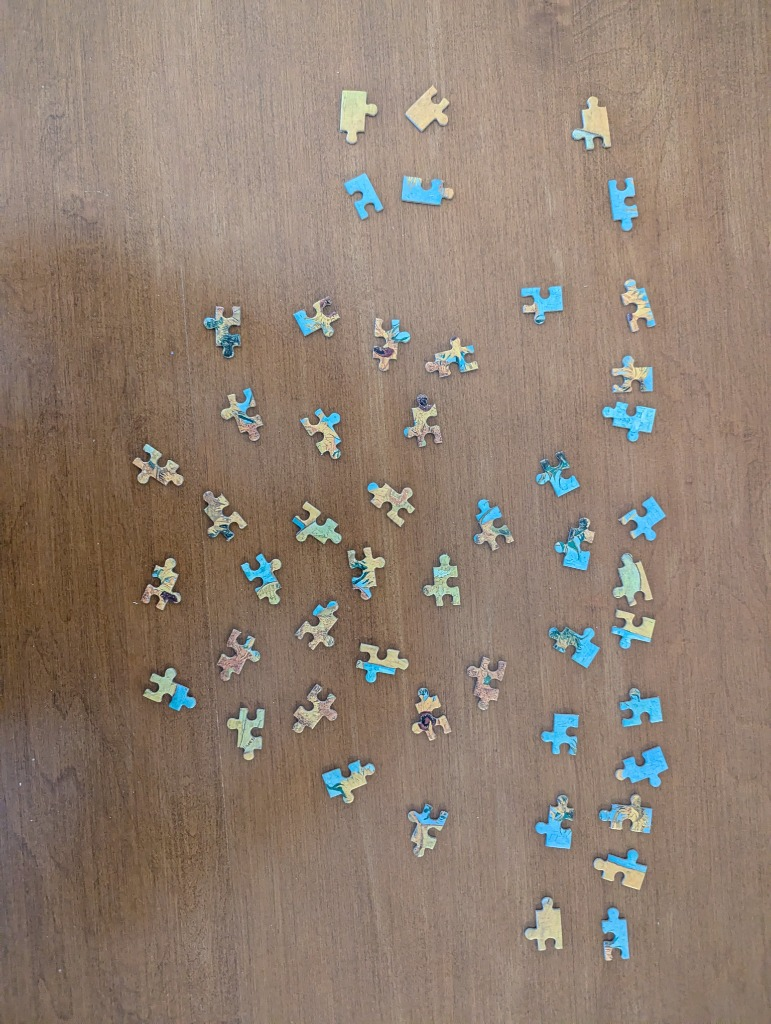
#> input picture puzzle_solver/data/pieces.jpg, 771 x 1024 px
$ python test_shape.py
#> lines starting #> are read from the running program, lines starting #| are printed output that depends on the picture; after the words box and inside, x2 and y2 are one past the last pixel; in counts of white or black regions, pixels touching at a corner belong together
### puzzle_solver/src/image_processing.py
import cv2
import numpy as np
import os

def load_image(path):
    """Loads an image from the specified path."""
#> called with path = 'puzzle_solver/data/pieces.jpg'
    if not os.path.exists(path):
        raise FileNotFoundError(f"Image not found at {path}")
    image = cv2.imread(path)
#> image is the input picture: shape (1024, 771, 3); mean B, G, R 113.9, 127.5, 144.6
    if image is None:
        raise ValueError(f"Failed to load image at {path}")
    return image

# [8 lines left out: function preprocess_for_segmentation, not called in this run]

### puzzle_solver/src/segmentation.py
import cv2
import numpy as np

class PieceDetector:
    def __init__(self, min_area=400, max_area=100000):
        self.min_area = min_area
        self.max_area = max_area

    def detect_pieces(self, image):
        """
        Detects puzzle pieces in the image using a robust Two-Pass Localized Strategy.
        Returns a list of dictionaries, each containing:
        - 'contour': The exact grabbed contour of the piece
        - 'bbox': Bounding box (x, y, w, h)
        - 'image': Cropped image of the piece
        - 'image_alpha': Cropped image of the piece with transparency
        - 'mask': Binary localized mask of the piece
        - 'center': (cx, cy) center of the piece in original image
        """
        # Pass 1: Global Crude Detection
        gray_img = cv2.cvtColor(image, cv2.COLOR_BGR2GRAY)
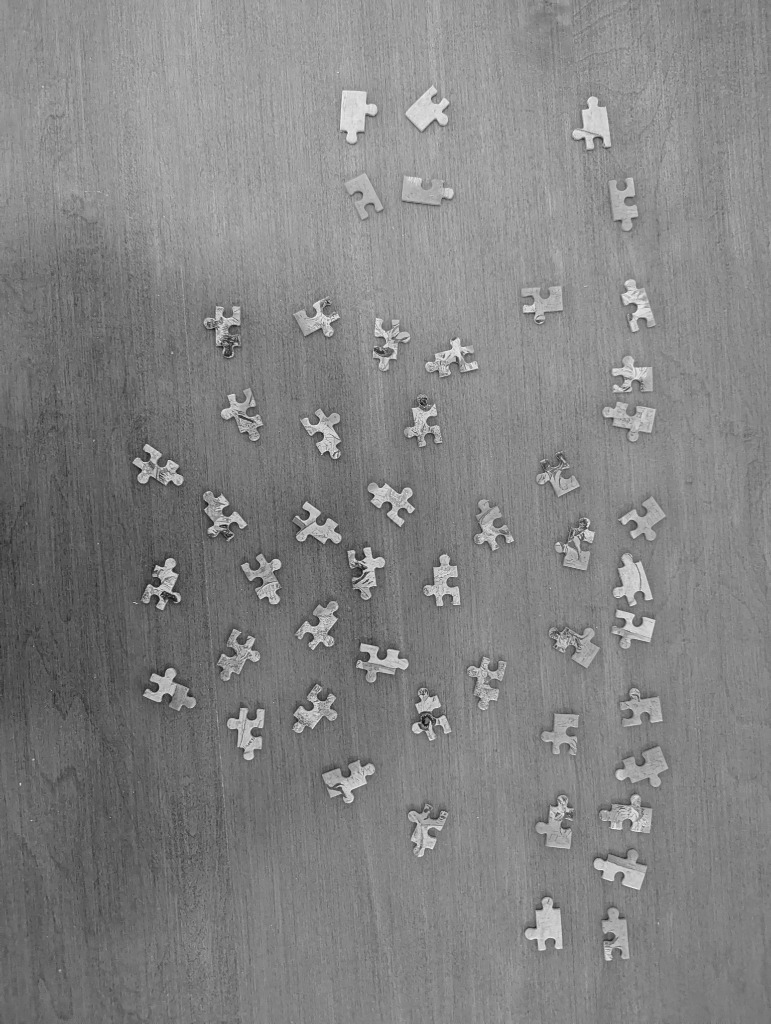
#> gray_img: shape (1024, 771); min 9, max 246, mean 131
        blurred_img = cv2.GaussianBlur(gray_img, (5, 5), 0)

        edges_img = cv2.Canny(blurred_img, 25, 100)
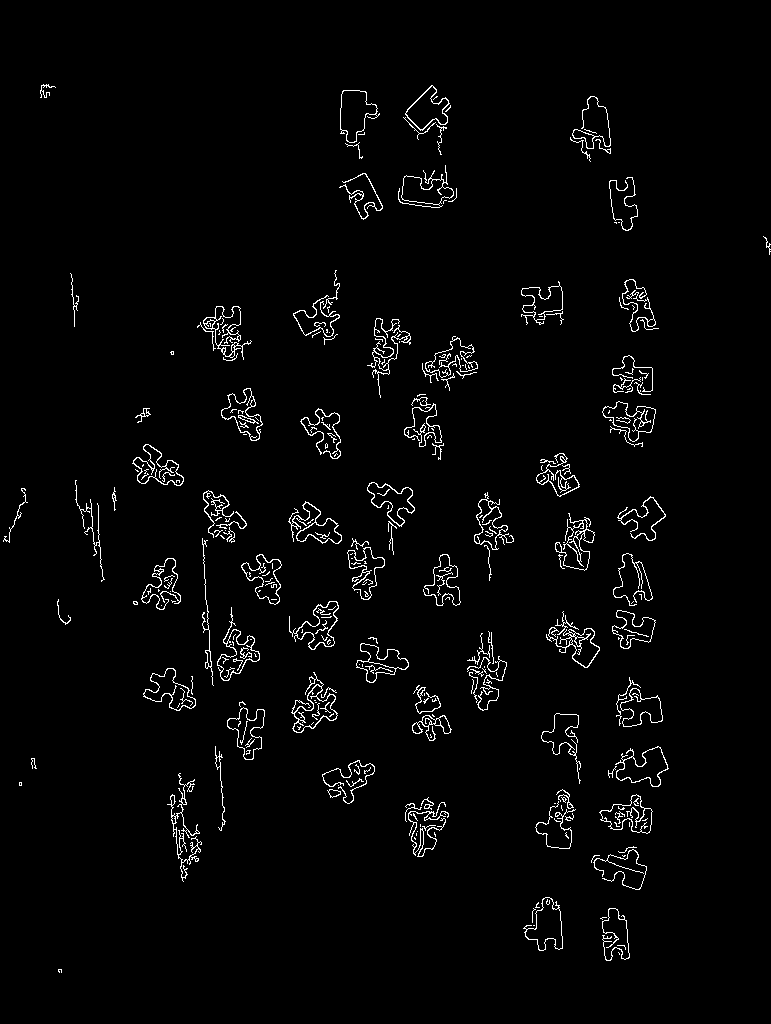
#> edges_img: shape (1024, 771); 2.4% white in thin lines or dots, all inside (x1, y1, x2, y2) = (3, 84, 771, 973)

        # Aggressively seal edges
        kernel = cv2.getStructuringElement(cv2.MORPH_RECT, (3, 3))
        crude_mask = cv2.morphologyEx(edges_img, cv2.MORPH_CLOSE, kernel, iterations=2)
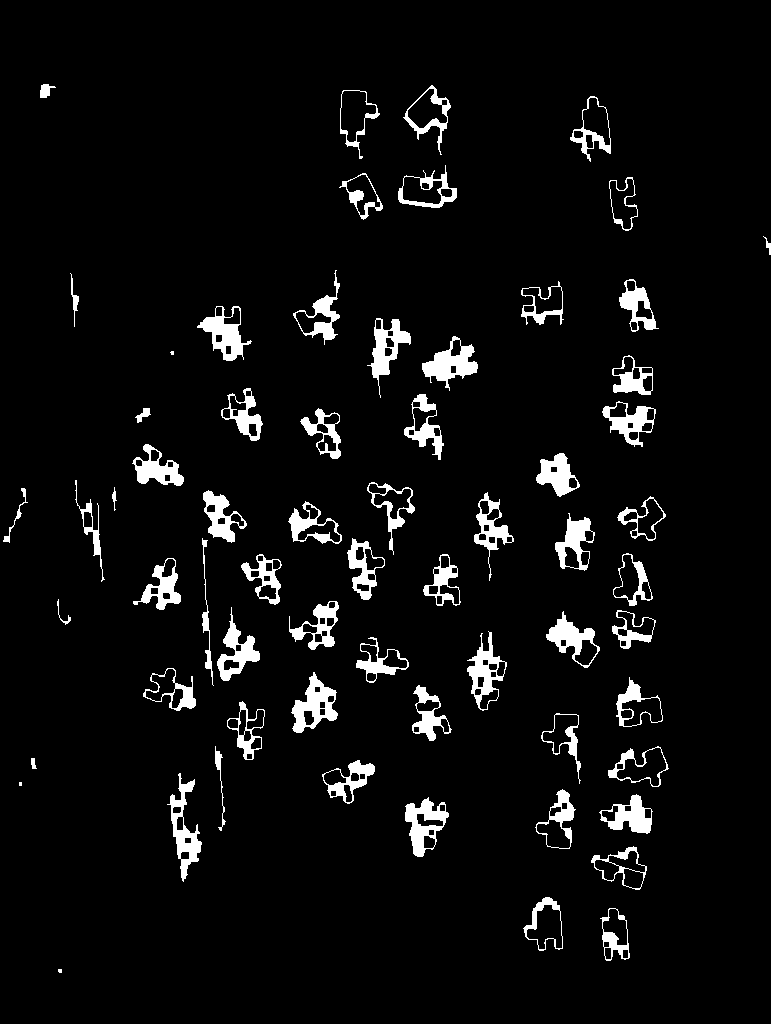
#> crude_mask: shape (1024, 771); 5.2% white; 65 white regions (3 under 20 px)

        contours, _ = cv2.findContours(crude_mask, cv2.RETR_EXTERNAL, cv2.CHAIN_APPROX_SIMPLE)
#> contours = 65 contours, 3 with area under 20; largest, box (x1, y1, x2, y2) and area: (405, 797, 449, 857) 1468, (291, 672, 338, 733) 1447, (467, 631, 507, 711) 1442, (398, 165, 457, 208) 1413, (197, 306, 252, 361) 1377

        # Pass 2: Statistical Outlier Rejection
        candidate_contours = []
        candidate_areas = []
        for cnt in contours:
            area = cv2.contourArea(cnt)
            if area > self.min_area:
                candidate_contours.append(cnt)
                candidate_areas.append(area)
#> this loop made 65 passes
#> area on passes 2, 3, 4, 5, 6, 7, 9, 10, 11, 12, 13, 14: 1034.5, 1312, 1272, 1468.5, 1148.5, 1218.5, 1309.5, 1112.5, 30.5, 1325.5, 110, 961
#> after the loop, candidate_areas = 51 values, max 1468.5 at index 3, min 870.5 at index 18, mean 1149.4; candidate_contours = 51 contours; largest, box (x1, y1, x2, y2) and area: (405, 797, 449, 857) 1468, (291, 672, 338, 733) 1447, (467, 631, 507, 711) 1442, (398, 165, 457, 208) 1413, (197, 306, 252, 361) 1377

        if not candidate_areas:
             return []

        median_area = np.median(candidate_areas)
#> median_area = 1120.5
        lower_bound = median_area * 0.5
#> lower_bound = 560.2
        upper_bound = median_area * 1.5
#> upper_bound = 1680.8

        filtered_crude_contours = []
        for cnt in candidate_contours:
            if lower_bound < cv2.contourArea(cnt) < upper_bound:
                filtered_crude_contours.append(cnt)
#> this loop made 51 passes
#> after the loop, filtered_crude_contours has the same summary as candidate_contours

        # Pass 3: Dynamically Localized Piece Refinement (GrabCut)
        pieces = []
        h_full, w_full = image.shape[:2]
#> h_full = 1024; w_full = 771
        m_pad = 10

        for crude_cnt in filtered_crude_contours:
            x, y, w, h = cv2.boundingRect(crude_cnt)

            x_start = max(0, x - m_pad)
            y_start = max(0, y - m_pad)
            x_end = min(w_full, x + w + m_pad)
            y_end = min(h_full, y + h + m_pad)

            patch_w = x_end - x_start
            patch_h = y_end - y_start

            patch_rgb = image[y_start:y_end, x_start:x_end]

            mask = np.zeros((patch_h, patch_w), np.uint8)
            bgdModel = np.zeros((1,65), np.float64)
            fgdModel = np.zeros((1,65), np.float64)

            # 2 pixels border as sure background
            rect = (2, 2, patch_w - 4, patch_h - 4)

            # Only run GrabCut if rect is valid
            if patch_w <= 4 or patch_h <= 4:
                continue

            cv2.grabCut(patch_rgb, mask, rect, bgdModel, fgdModel, 5, cv2.GC_INIT_WITH_RECT)
            grabcut_mask = np.where((mask==2)|(mask==0), 0, 1).astype('uint8')

            pc_cnts, _ = cv2.findContours(grabcut_mask, cv2.RETR_EXTERNAL, cv2.CHAIN_APPROX_SIMPLE)

            if pc_cnts:
                exact_cnt_local = max(pc_cnts, key=cv2.contourArea)

                # Check area again to avoid weird grabcut artifacts
                if cv2.contourArea(exact_cnt_local) < self.min_area:
                    continue

                exact_cnt_global = exact_cnt_local + [x_start, y_start]
                pieces.append(self._extract_refined_piece(image, exact_cnt_global, grabcut_mask, x_start, y_start, patch_w, patch_h))
#> this loop made 51 passes
#> (x, y, w, h, x_start, y_start, x_end, y_end) on passes 1, 2, 3, 4, 5, 6, 8, 9, 10, 11, 12, 13: (600, 908, 30, 53, 590, 898, 640, 971), (523, 897, 40, 54, 513, 887, 573, 961), (591, 846, 56, 44, 581, 836, 657, 900), (405, 797, 44, 60, 395, 787, 459, 867), (599, 794, 54, 40, 589, 784, 663, 844), (535, 789, 41, 60, 525, 779, 586, 859), (322, 760, 53, 44, 312, 750, 385, 814), (608, 746, 61, 41, 598, 736, 679, 797), (541, 713, 40, 71, 531, 703, 591, 794), (227, 701, 38, 59, 217, 691, 275, 770), (412, 685, 40, 56, 402, 675, 462, 751), (616, 677, 47, 50, 606, 667, 673, 737)
#> (x, y, w, h, x_start, y_start, x_end, y_end) on pass 7: (167, 773, 35, 109, 157, 763, 212, 892)
#> pass 1, in detect_pieces, `patch_rgb = image[y_start:y_end, x_start:x_end]`:
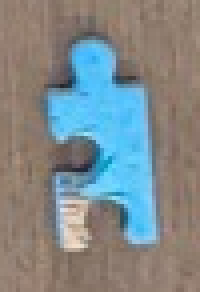
#> patch_rgb: shape (73, 50, 3) (shown 4 times larger); mean B, G, R 138.2, 136.7, 129.1
#> pass 1, in _extract_refined_piece, `piece_mask = local_mask_alpha[ly : ly + lh, lx : lx + lw].copy()`:
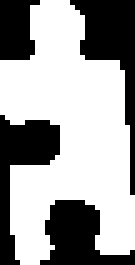
#> piece_mask: shape (53, 27) (shown 5 times larger); 62.5% white; 4 black regions, box (x1, y1, x2, y2) and area: (14, 0, 27, 39) 171, (0, 23, 12, 53) 148, (8, 40, 27, 53) 141, (0, 0, 8, 12) 77
#> after the loop:
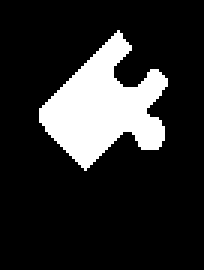
#> grabcut_mask: shape (90, 68) (shown 3 times larger); values 0 (black) and 1 (white), 16.7% white; 1 white region, box (x1, y1, x2, y2) and area: (13, 10, 56, 57) 1025
#> after the loop:
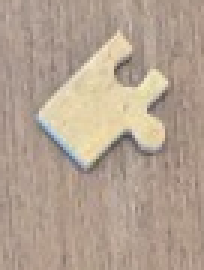
#> patch_rgb: shape (90, 68, 3) (shown 3 times larger); mean B, G, R 145, 161.5, 179.4

        return pieces

    def _extract_refined_piece(self, image, global_contour, local_mask, x_start, y_start, patch_w, patch_h):
        # Cropped image from the exact bounding box of the final local contour
        lx, ly, lw, lh = cv2.boundingRect(global_contour - [x_start, y_start])

        # Original piece image segment securely bounds
        piece_img = image[y_start + ly : y_start + ly + lh, x_start + lx : x_start + lx + lw].copy()

        local_mask_alpha = local_mask * 255
        piece_mask = local_mask_alpha[ly : ly + lh, lx : lx + lw].copy()

        b, g, r = cv2.split(piece_img)
        rgba = [b, g, r, piece_mask]
        piece_with_alpha = cv2.merge(rgba, 4)

        gx, gy, gw, gh = cv2.boundingRect(global_contour)

        M = cv2.moments(global_contour)
        if M["m00"] != 0:
            cX = int(M["m10"] / M["m00"])
            cY = int(M["m01"] / M["m00"])
        else:
            cX, cY = gx + gw // 2, gy + gh // 2

        piece_type = self._classify_piece_type(global_contour)

        return {
            'contour': global_contour,
            'bbox': (gx, gy, gw, gh),
            'image': piece_img,
            'image_alpha': piece_with_alpha,
            'mask': piece_mask,
            'center': (cX, cY),
            'type': piece_type
        }

    def _classify_piece_type(self, contour):
        """
        Calculates morphological topological types (interior, edge, corner)
        by analyzing the mathematical compactness of the shape footprint.
        Since pieces have 4 bounding areas: Corners have 2 straight lines (small perimeter),
        Edges have 1 straight line (medium perimeter), Interior have 4 wavy lines (longest perimeter).
        """
        area = cv2.contourArea(contour)
        perimeter = cv2.arcLength(contour, True)
        if area == 0: return 'interior'

        ratio = perimeter / np.sqrt(area)

        # Measured Statistical Baselines for 50-piece cuts:
        # Corners: ~5.0 - 5.5
        # Edges: ~5.8 - 6.8
        # Interior: > 6.9
        if ratio < 5.8:
            return 'corner'
        elif ratio < 6.8:
            return 'edge'
        return 'interior'

### test_shape.py
import cv2
import numpy as np
import matplotlib.pyplot as plt
from src.image_processing import load_image
from src.segmentation import PieceDetector

def get_piece_edges(contour):
    # Find convex hull
    hull = cv2.convexHull(contour, returnPoints=False)
    defects = cv2.convexityDefects(contour, hull)

    # Actually, minAreaRect is better, but maybe with tighter tolerance and only counting contiguous points
    rect = cv2.minAreaRect(contour)
    box = cv2.boxPoints(rect)
    box = np.int64(box)

    straight_edges = 0

    for i in range(4):
        p1 = box[i]
        p2 = box[(i+1)%4]
        length = np.linalg.norm(p1 - p2)
        if length < 20: continue

        dy = p2[1] - p1[1]
        dx = p2[0] - p1[0]
        c = p2[0]*p1[1] - p2[1]*p1[0]

        # calculate max contiguous points close to this line
        max_contiguous = 0
        current_contiguous = 0

        for pt in contour:
            x0, y0 = pt[0]
            dist = abs(dy*x0 - dx*y0 + c) / length
            if dist < 8.0:
                current_contiguous += 1
                if current_contiguous > max_contiguous:
                    max_contiguous = current_contiguous
            else:
                current_contiguous = 0

        # Handle wrap around
        current_contiguous = 0
        for pt in reversed(contour):
            x0, y0 = pt[0]
            dist = abs(dy*x0 - dx*y0 + c) / length
            if dist < 8.0:
                current_contiguous += 1
                if current_contiguous + max_contiguous > len(contour):
                    break
            else:
                break
        max_contiguous += current_contiguous

        # If the continuous straight segment is at least 30% of the box side
        if max_contiguous > length * 0.4:
            straight_edges += 1

    if straight_edges >= 2:
        return 'corner'
    elif straight_edges == 1:
        return 'edge'
    else:
        return 'interior'

img = load_image('puzzle_solver/data/pieces.jpg')
d = PieceDetector()
pieces = d.detect_pieces(img)

counts = {'interior': 0, 'edge': 0, 'corner': 0}
for p in pieces:
    cat = get_piece_edges(p['contour'])
    counts[cat] += 1
#> this loop made 50 passes
print(counts)
#| {'interior': 16, 'edge': 14, 'corner': 20}
